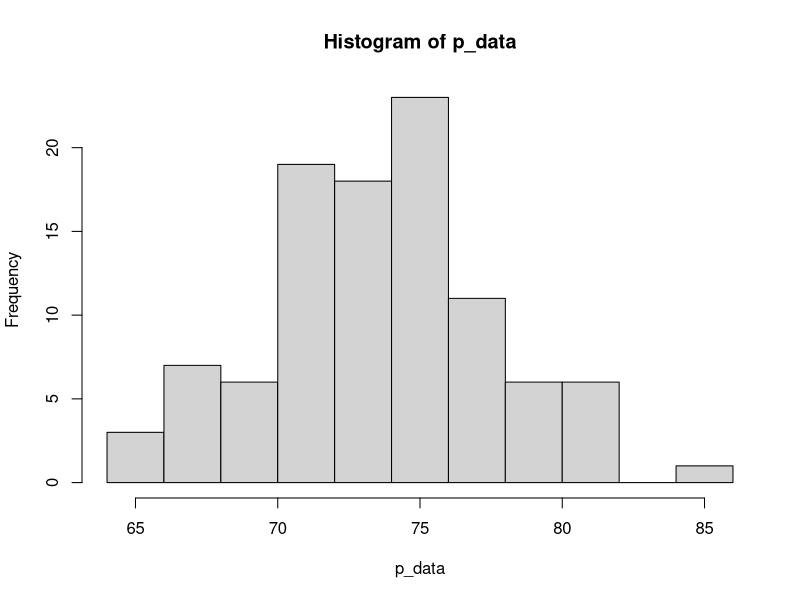
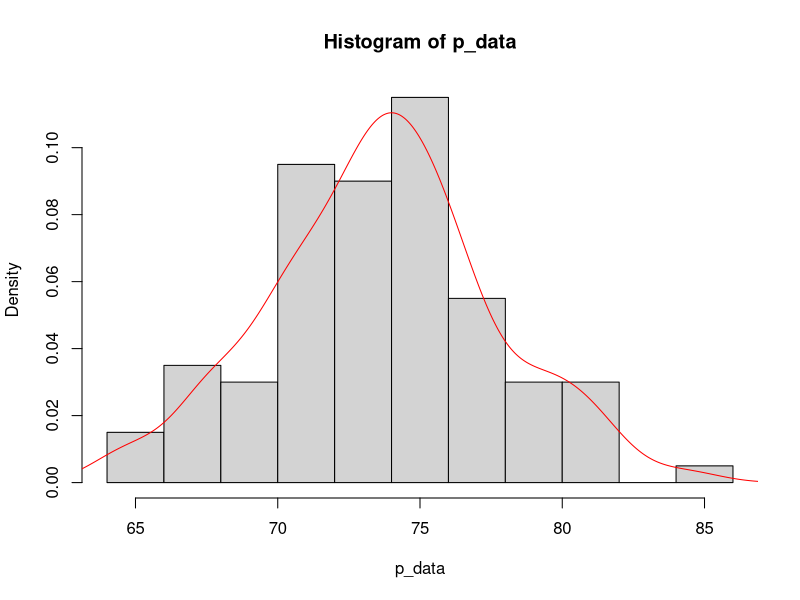
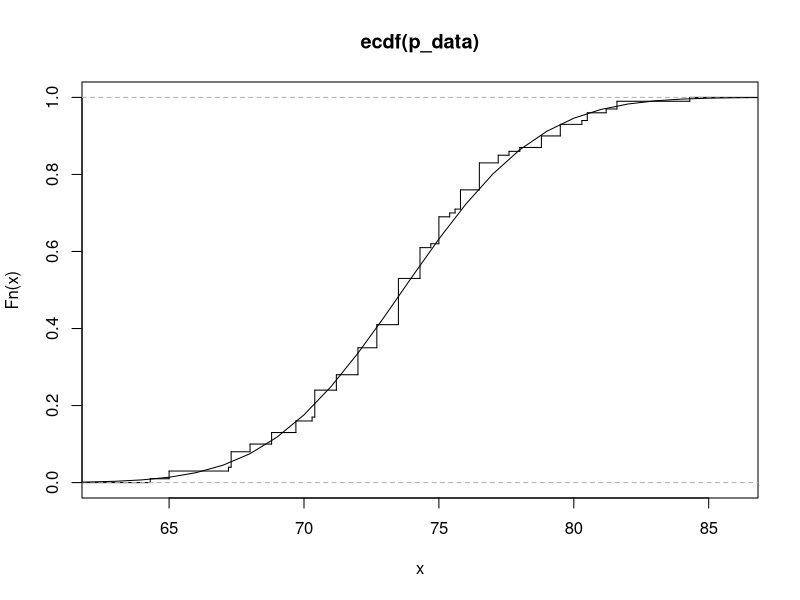
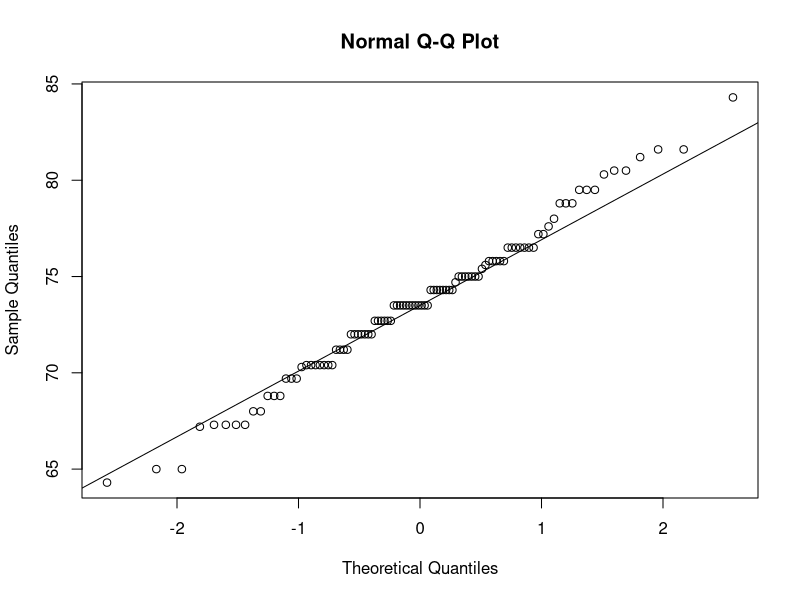
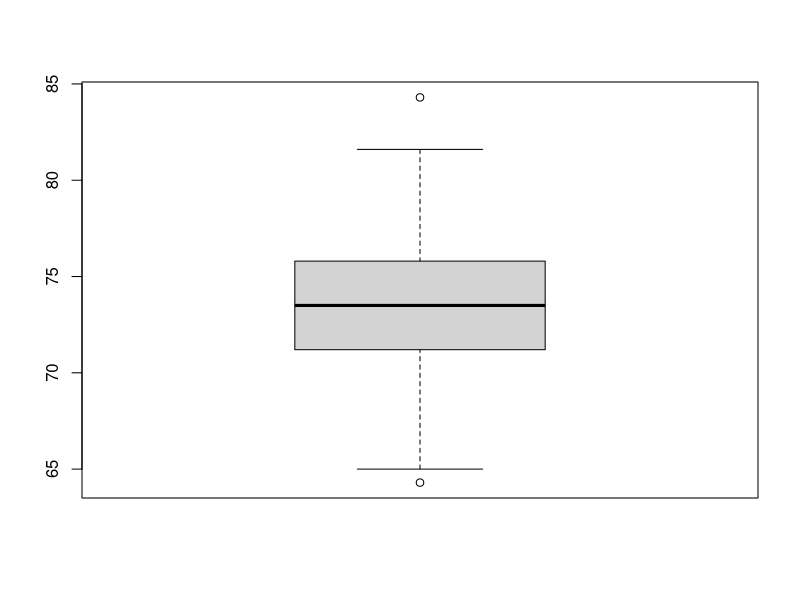

Here is the R script that generated these plots, in order: (Note: this script raises an error after producing the figures.)
# 位置的度量
# mean sort quantile median
# 分散程度的度量&分布形状的度量
# 方差，变异系数， 极差， 标准误，偏度系数，峰度系数

# mean - 均值 v - 样本方差  s - 标准差 me - 中位数
# cv - 变异系数 css - 样本校正平方和 uss - 样本未校正平方和
# R - 极差 R1 - 四分位差 sm - 样本标准误 g1 - 偏度系数
# g2 - 峰度系数

data_outline <- function(x){
  n <- length(x)
  m <- mean(x)
  v <- var(x)
  s <- sd(x)
  me <- median(x)
  cv <- 100*s/m
  css <- sum((x - m)^2)
  uss <- sum(x^2)
  R <- max(x) - min(x)
  R1 <- quantile(x, 3/4) - quantile(x, 1/4)
  sm <- s/sqrt(n)
  g1 <- (n/((n-1)*(n-2)*s^3))*((sum(x-m)^3)/n)
  g2 <- ((n*n*(n+1))/((n-1)*(n-2)*(n-3)*(s^4)))*(sum(x-m)^4/n)-(3*(n-1)^2)/((n-2)*(n-3))
  data.frame(
    N = n, Mean = m, Var = v, SD = s, Median = me, CV = cv, CSS = css, USS = uss, R = R,
    R1 = R1, StandardMean = sm, Skewness = g1, Kurtosis = g2, row.names =  1
  )
}

p_data <- scan("Problem_3.1.data")
data_outline(p_data)

#hist 直方图, 默认的是频率直方图。
hist(p_data)
# 密度直方图
hist(p_data, freq = FALSE)
#密度估计函数
density(p_data)
lines(density(p_data), col = "red")

#经验分布函数,可以估计样本总体的分布函数F(X)
ecdf(p_data)
plot(ecdf(p_data), verticals = TRUE, do.p = FALSE)
x <- 60:90
lines(x, pnorm(x, mean(p_data), sd(p_data)))

#QQ 图可以帮我们鉴别样本的分布是否近似于某种类型的分布
qqnorm(p_data)
qqline(p_data)

#茎叶图， 看出数据的分布情况
stem(p_data)

#箱线图， 展现数据分布的主要特征
boxplot(p_data)

#5数总括， min, Q1, mid, Q3, max
fivenum(p_data)






#正态性W检验
p_data <- scan("Problem_3.1.data")
shapiro.test(p_data)

#经验分布的K-S检验方法， 检验经验分布和假设总体分布函数之间的差异
ks.test(p_data)





